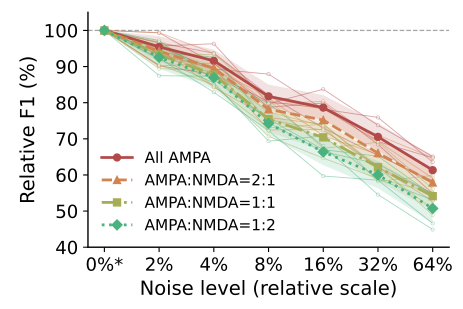

Here is the Python script that generated this plot:
import csv
import os
from pathlib import Path

import matplotlib
matplotlib.use("Agg")
import matplotlib.pyplot as plt
import numpy as np
import torch
from torch import nn

FIGURE = 'Figure3_c2'
AXIS = 'c'
LEVELS = [('noise_0pct', '0%'), ('noise_2pct', '2%'), ('noise_4pct', '4%'), ('noise_8pct', '8%'), ('noise_16pct', '16%'), ('noise_32pct', '32%'), ('noise_64pct', '64%')]
METRIC = 'f1'
X_LABEL = 'Noise level (relative scale)'
Y_LABEL = 'Relative F1 (%)'
BASELINE = 'noise_0pct'
CASES = ("all_ampa", "ampa_nmda_2to1", "ampa_nmda_1to1", "ampa_nmda_1to2")
LABELS = ("All AMPA", "AMPA:NMDA=2:1", "AMPA:NMDA=1:1", "AMPA:NMDA=1:2")
COLORS = ("#B24A4A", "#D1844F", "#A6AD55", "#4AB27E")
MARKERS = ("o", "^", "s", "D")
STYLES = ("-", "--", "-.", ":")


class Bilinear(nn.Module):
    def __init__(self, device):
        super().__init__()
        self.weight = nn.Parameter(torch.zeros((1, 500, 500), device=device))
        self.register_buffer("bias", torch.zeros(1, device=device))

    def forward(self, x):
        return torch.einsum("...i,ij,...j->...", x, self.weight[0], x).unsqueeze(-1) + self.bias


class Model(nn.Module):
    def __init__(self, steps, device):
        super().__init__()
        self.steps = steps
        self.tau_rise = nn.Parameter(torch.zeros(500, device=device))
        self.tau_decay = nn.Parameter(torch.zeros(500, device=device))
        self.omega = nn.Parameter(torch.zeros(500, device=device))
        self.v_th = nn.Parameter(torch.zeros((), device=device))
        self.reset_amp = nn.Parameter(torch.zeros((), device=device))
        self.tau_reset = nn.Parameter(torch.zeros((), device=device))
        self.bilinear = Bilinear(device)
        self.kernel_fft = None
        self.reset_alpha = None
        self.reset_amplitude = None
        self.reset_powers = None

    def forward(self, x):
        full_length = 2 * self.steps - 1
        fft_size = 1 << (full_length - 1).bit_length()
        if self.kernel_fft is None:
            lag = (torch.arange(self.steps, dtype=self.omega.dtype, device=self.omega.device) - .5).clamp_min(0.)
            kernels = self.omega[:, None] * (1 - torch.exp(-lag[None] / self.tau_rise[:, None])) * torch.exp(-lag[None] / self.tau_decay[:, None])
            self.kernel_fft = torch.fft.rfft(kernels, n=fft_size, dim=1)
            tau = torch.clamp(torch.abs(self.tau_reset), min=1e-4).to(dtype=self.omega.dtype)
            self.reset_alpha = torch.exp(-torch.ones((), device=self.omega.device, dtype=self.omega.dtype) / tau)
            self.reset_amplitude = torch.abs(self.reset_amp).to(dtype=self.omega.dtype)
            self.reset_powers = self.reset_alpha.pow(torch.arange(self.steps, device=self.omega.device, dtype=self.omega.dtype))
        x_fft = torch.fft.rfft(x, n=fft_size, dim=2)
        filtered = torch.fft.irfft(x_fft * self.kernel_fft.unsqueeze(0), n=fft_size, dim=2)[..., :self.steps].permute(0, 2, 1)
        drive = (self.bilinear(filtered) + torch.sum(filtered, dim=2).unsqueeze(-1)).squeeze(-1)
        alpha, amplitude, powers = self.reset_alpha, self.reset_amplitude, self.reset_powers
        voltage = torch.empty_like(drive)
        reset = torch.zeros((), device=drive.device, dtype=drive.dtype)
        t = 0
        while t < self.steps:
            segment = drive[0, t:] + reset * powers[:self.steps - t]
            found = torch.nonzero(segment >= self.v_th, as_tuple=False)
            if found.numel() == 0:
                voltage[0, t:] = segment
                break
            offset = int(found[0, 0].item())
            voltage[0, t:t + offset + 1] = segment[:offset + 1]
            at_spike = reset * powers[offset]
            reset = alpha * at_spike - amplitude
            t += offset + 1
        return voltage


def spike_counts(truth, predicted):
    used = np.zeros(len(predicted), dtype=bool)
    matched = 0
    for spike in truth:
        possible = np.flatnonzero((~used) & (np.abs(predicted - spike) <= 10.))
        if len(possible):
            closest = possible[np.argmin(np.abs(predicted[possible] - spike))]
            used[closest] = True
            matched += 1
    return matched, int((~used).sum()), len(truth) - matched


def evaluate_group(folder, state, device):
    inputs = np.load(folder / "test_ip.npy", mmap_mode="r", allow_pickle=False)
    voltage = np.load(folder / "test_op.npy", mmap_mode="r", allow_pickle=False)
    spikes = np.load(folder / "test_spike_time.npy", allow_pickle=True)
    assert len(inputs) == len(voltage) == len(spikes) == 100 and inputs.shape[1] == 500
    assert voltage.shape[1] == inputs.shape[2]
    model = Model(inputs.shape[2], device)
    model.load_state_dict(state, strict=True)
    model.eval()
    assert torch.count_nonzero(torch.diagonal(model.bilinear.weight[0])).item() == 0
    threshold = float(model.v_th.detach().cpu())
    totals = np.zeros(9, dtype=np.float64)
    with torch.inference_mode():
        for i in range(100):
            x = torch.as_tensor(np.array(inputs[i:i + 1]), dtype=torch.float32, device=device)
            prediction = model(x).cpu().numpy()[0]
            target = np.asarray(voltage[i], dtype=np.float64)
            truth = np.asarray(spikes[i], dtype=np.float64).ravel()
            assert np.isfinite(target).all() and np.isfinite(truth).all()
            mask = np.ones(len(target), dtype=bool)
            for spike in truth:
                mask[max(0, int(np.floor(spike - 10))):min(len(mask), int(np.ceil(spike + 10)) + 1)] = False
            residual = (target - prediction)[mask]
            above = prediction >= threshold
            predicted = np.flatnonzero(above[1:] & ~above[:-1]) + 1
            if above[0]:
                predicted = np.r_[0, predicted]
            tp, fp, fn = spike_counts(truth, predicted)
            totals += np.array([len(residual), residual.sum(), residual @ residual,
                                len(target), target.sum(), target @ target, tp, fp, fn], dtype=np.float64)
    nr, sr, ssr, nt, st, sst, tp, fp, fn = totals
    ve = 1 - (ssr / nr - (sr / nr) ** 2) / (sst / nt - (st / nt) ** 2)
    f1 = 2 * tp / (2 * tp + fp + fn) if 2 * tp + fp + fn else 0.
    return np.array([ve, f1])




def write_table(path, columns, runs, means, stds):
    values = np.asarray(runs)
    if values.ndim != 2 or values.shape[0] != len(columns) or len(means) != len(columns) or len(stds) != len(columns):
        raise ValueError("Unexpected source table shape")
    path.parent.mkdir(parents=True, exist_ok=True)
    temporary = path.with_name(f".{path.name}.{os.getpid()}.tmp")
    try:
        with temporary.open("w", encoding="utf-8", newline="") as stream:
            writer = csv.writer(stream)
            writer.writerow(["run", *columns])
            for index in range(values.shape[1]):
                writer.writerow([f"run_{index + 1}", *values[:, index]])
            writer.writerow(["mean", *means])
            writer.writerow(["std", *stds])
        os.replace(temporary, path)
    finally:
        if temporary.exists():
            temporary.unlink()


def write_metrics_table(path, cases, levels, values, normalized):
    columns, runs, means, stds = [], [], [], []
    for case_index, case in enumerate(cases):
        for level_index, (level, _) in enumerate(levels):
            for metric_index, metric in enumerate(("VE", "F1")):
                raw = values[case_index, level_index, :, metric_index]
                relative = normalized[case_index, level_index, :, metric_index]
                columns.extend((f"{case}_{level}_{metric}_raw", f"{case}_{level}_{metric}_relative_percent"))
                runs.extend((raw, relative * 100.0))
                means.extend((raw.mean(), relative.mean() * 100.0))
                stds.extend((raw.std(ddof=0), relative.std(ddof=0) * 100.0))
    write_table(path, columns, runs, means, stds)


def main():
    torch.set_num_threads(2)
    torch.backends.cuda.matmul.allow_tf32 = False
    torch.backends.cudnn.allow_tf32 = False
    device = torch.device("cuda:0" if torch.cuda.is_available() else "cpu")
    root = Path(__file__).resolve().parents[3]
    data_root = root / "nc_final_data" / "Figure3" / f"Figure3_{AXIS}"
    result_root = root / "nc_final_source_data" / "Figure3" / f"Figure3_{AXIS}"
    baseline_index = [name for name, _ in LEVELS].index(BASELINE)
    values = np.empty((4, len(LEVELS), 5, 2), dtype=float)
    for case_index, case in enumerate(CASES):
        checkpoint = torch.load(data_root / case / "dbnn_checkpoint.pt", map_location="cpu", weights_only=True)
        assert list(checkpoint) == ["model_state"]
        for level_index, (level, _) in enumerate(LEVELS):
            for group_index in range(5):
                folder = data_root / case / level / f"group_{group_index + 1}"
                values[case_index, level_index, group_index] = evaluate_group(folder, checkpoint["model_state"], device)
    normalized = values / values[:, baseline_index:baseline_index + 1, :, :]
    metric_index = 0 if METRIC == "ve" else 1
    mean = normalized[:, :, :, metric_index].mean(axis=2) * 100.
    std = normalized[:, :, :, metric_index].std(axis=2, ddof=0) * 100.
    positions = np.arange(len(LEVELS), dtype=float)
    write_metrics_table(result_root / f"Figure3_{AXIS}.csv", CASES, LEVELS, values, normalized)
    plt.rcParams.update({"font.size": 13, "axes.labelsize": 14, "xtick.labelsize": 13,
                         "ytick.labelsize": 13, "legend.fontsize": 11, "axes.linewidth": 1.,
                         "pdf.fonttype": 42, "ps.fonttype": 42})
    fig, ax = plt.subplots(figsize=(333. / 72., 222. / 72.))
    for i in range(len(CASES)):
        ax.fill_between(positions, mean[i] - std[i], mean[i] + std[i], color=COLORS[i], alpha=.16, linewidth=0)
        for repeat in range(normalized.shape[2]):
            ax.plot(positions, normalized[i, :, repeat, metric_index] * 100., color=COLORS[i],
                    linewidth=.65, alpha=.48, marker="o", markersize=2.4,
                    markerfacecolor="white", markeredgewidth=.45, zorder=2)
        ax.plot(positions, mean[i], color=COLORS[i], marker=MARKERS[i], linestyle=STYLES[i],
                markersize=5, linewidth=2, label=LABELS[i], zorder=3)
    ticks = [label for _, label in LEVELS]
    ticks[baseline_index] += "*"
    ax.set_xticks(positions, ticks)
    ax.set_xlabel(X_LABEL)
    ax.set_ylabel(Y_LABEL)
    if AXIS == "a":
        ax.set_ylim(80., 102.)
        ax.set_yticks(np.arange(80., 101., 5.))
    else:
        combined = np.r_[np.ravel(mean - std), np.ravel(mean + std), 100.]
        lower = 5. * np.floor((float(combined.min()) - 3.) / 5.)
        upper = 5. * np.ceil((float(combined.max()) + 3.) / 5.)
        step = 5. if upper - lower <= 20. else 10.
        ax.set_ylim(lower, upper)
        ax.set_yticks(np.arange(step * np.ceil(lower / step), upper + .1 * step, step))
    ax.axhline(100., color="0.65", linestyle="--", linewidth=.9, zorder=0)
    ax.spines["top"].set_visible(False)
    ax.spines["right"].set_visible(False)
    ax.legend(frameon=False, fontsize=11, loc="best")
    fig.subplots_adjust(left=.19, right=.97, bottom=.28 if AXIS == "b" else .20, top=.96)
    fig.savefig(Path(__file__).with_suffix(".pdf"), format="pdf")
    plt.close(fig)


if __name__ == "__main__":
    main()
